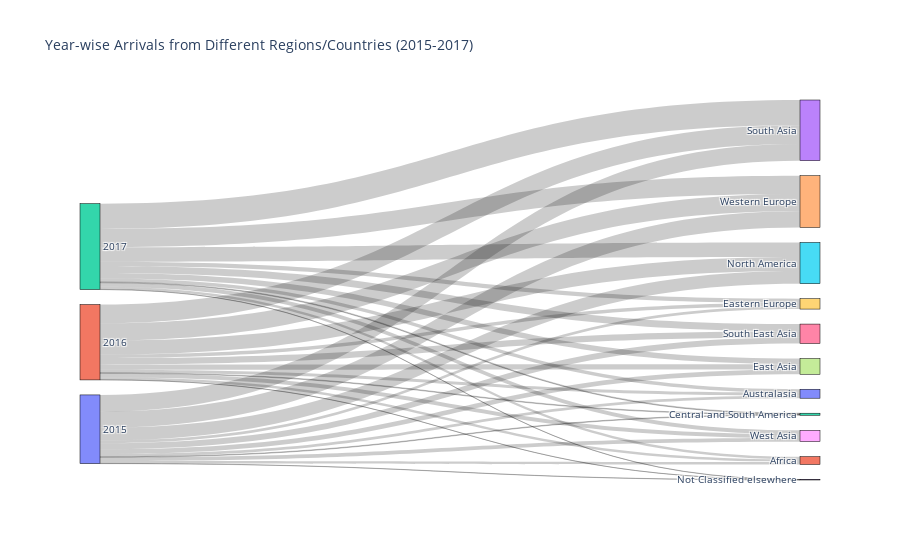

Notebook source saved alongside this figure:
### Code cell
file_path = 'd:/Acads/6th Semester/DV/Lab 1/Tourism_In_India_Statistics_2018-Table_2.2.1.csv'
data = pd.read_csv(file_path)

data = data[:-1]

regions = data['Region/Country ']
years = ['2015', '2016', '2017']

source = []
target = []
value = []

for i, year in enumerate(years):
    for j, region in enumerate(regions):
        source.append(i)
        target.append(len(years) + j)
        value.append(data[f'Number of Arrivals - {year}'].iloc[j])

labels = years + list(regions)

fig = go.Figure(data=[go.Sankey(
    node=dict(
        pad=15,
        thickness=20,
        line=dict(color="black", width=0.5),
        label=labels
    ),
    link=dict(
        source=source,
        target=target,
        value=value
    )
)])

fig.update_layout(title_text="Year-wise Arrivals from Different Regions/Countries (2015-2017)", font_size=10)

fig.show()

### Figure 1 — Plotly figure (JSON) as saved in the notebook; plotly's stock layout.template omitted (floating-point values rounded to 4 significant figures)
{"data": [{"link": {"source": [0, 0, 0, 0, 0, 0, 0, 0, 0, 0, 0, 1, 1, 1, 1, 1, 1, 1, 1, 1, 1, 1, 2, 2, 2, 2, 2, 2, 2, 2, 2, 2, 2], "target": [3, 4, 5, 6, 7, 8, 9, 10, 11, 12, 13, 3, 4, 5, 6, 7, 8, 9, 10, 11, 12, 13, 3, 4, 5, 6, 7, 8, 9, 10, 11, 12, 13], "value": [1946207, 1880203, 1494930, 700298, 555770, 417616, 331051, 312101, 293569, 70831, 24557, 2194555, 2029412, 1614178, 746069, 617563, 451842, 406002, 348908, 302164, 78730, 14988, 2951665, 2133673, 1712358, 824575, 663295, 457760, 472872, 386059, 318023, 92067, 23456]}, "node": {"label": ["2015", "2016", "2017", "South Asia", "Western Europe", "North America", "South East Asia", "East Asia", "West Asia", "Eastern Europe", "Australasia", "Africa", "Central and South America", "Not Classified elsewhere"], "line": {"color": "black", "width": 0.5}, "pad": 15, "thickness": 20}, "type": "sankey"}], "layout": {"font": {"size": 10}, "title": {"text": "Year-wise Arrivals from Different Regions/Countries (2015-2017)"}}}
